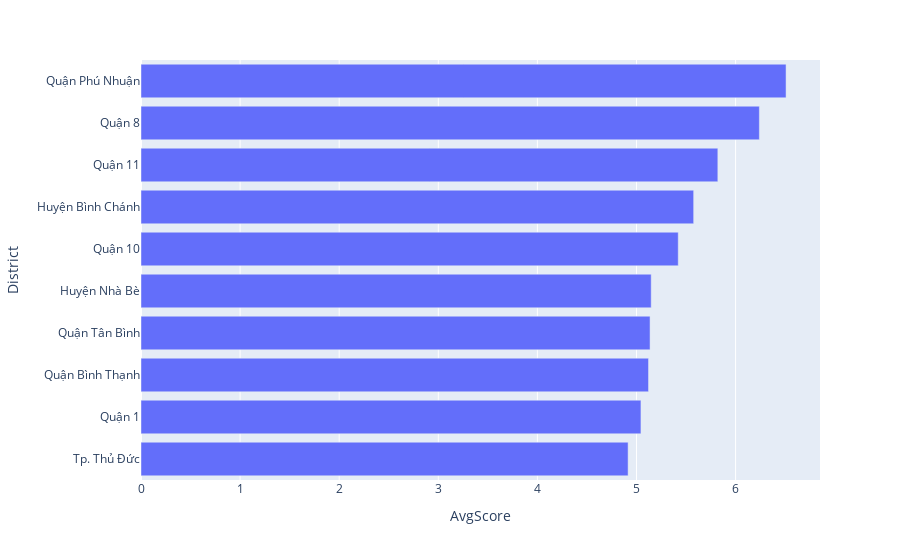

Notebook source saved alongside this figure:
### Markdown cell above
## 4. Xem xét sự liên quan của Good Review và AvgScore HCM?

### Code cell
fig = px.bar(gk.sort_values('AvgScore', ascending=False).head(10), x='AvgScore', y='District',  orientation='h')
fig.update_layout(
    yaxis = dict(autorange="reversed")
)
fig.show()

### Figure 1 — Plotly figure (JSON) as saved in the notebook; plotly's stock layout.template omitted (floating-point values rounded to 4 significant figures)
{"data": [{"alignmentgroup": "True", "hovertemplate": "AvgScore=%{x}<br>District=%{y}<extra></extra>", "legendgroup": "", "marker": {"color": "#636efa", "pattern": {"shape": ""}}, "name": "", "offsetgroup": "", "orientation": "h", "showlegend": false, "textposition": "auto", "type": "bar", "x": [6.509, 6.24, 5.821, 5.577, 5.421, 5.148, 5.137, 5.121, 5.045, 4.915], "xaxis": "x", "y": ["Quận Phú Nhuận", "Quận 8", "Quận 11", "Huyện Bình Chánh", "Quận 10", "Huyện Nhà Bè", "Quận Tân Bình", "Quận Bình Thạnh", "Quận 1", "Tp. Thủ Đức"], "yaxis": "y"}], "layout": {"barmode": "relative", "legend": {"tracegroupgap": 0}, "margin": {"t": 60}, "xaxis": {"anchor": "y", "domain": [0, 1], "title": {"text": "AvgScore"}}, "yaxis": {"anchor": "x", "autorange": "reversed", "domain": [0, 1], "title": {"text": "District"}}}}
